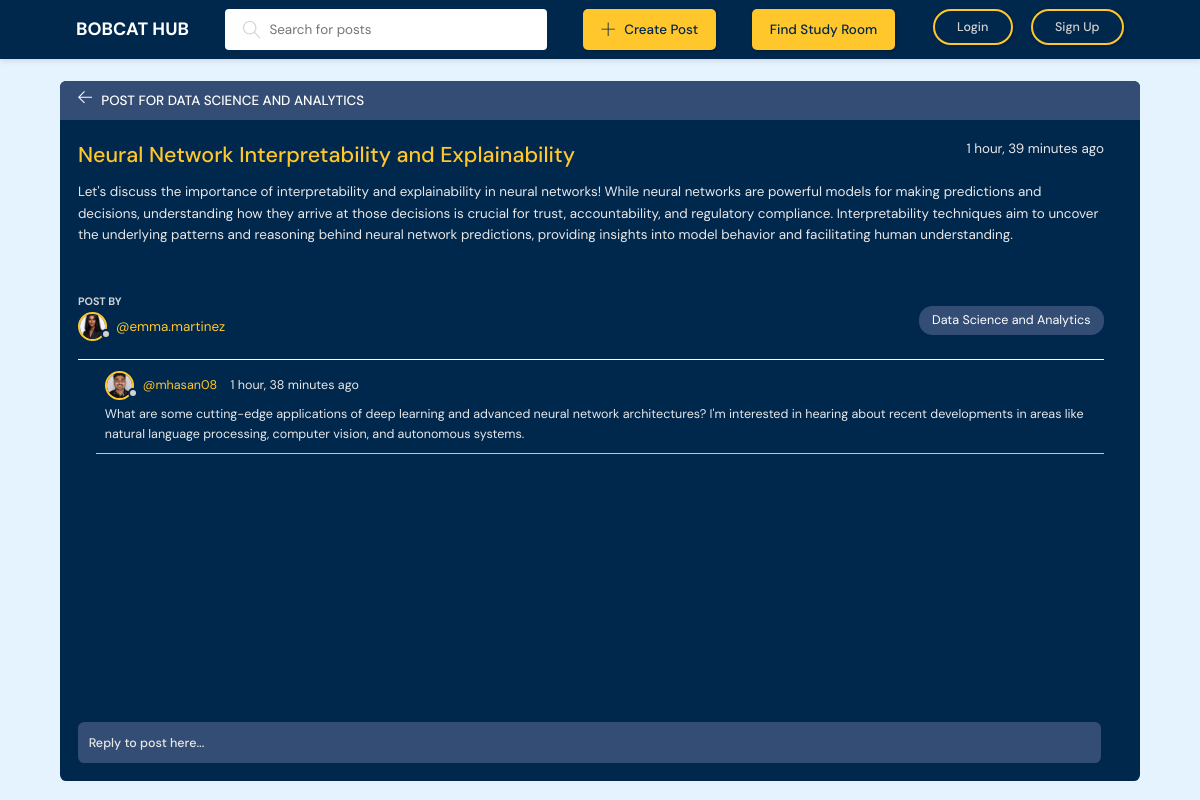
Page /room/38/ on the earlier database version.
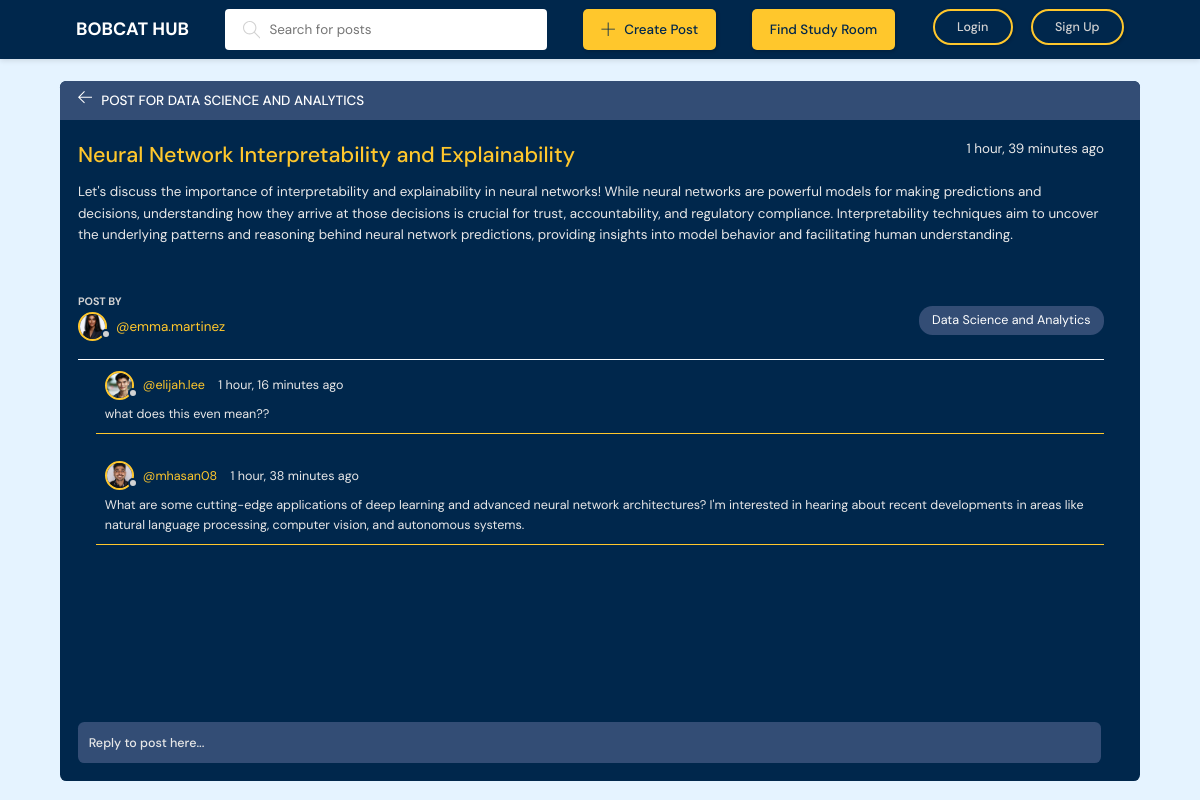
Same page on the later database version.
### base/models.py (models this page shows, shortened)
class Room(models.Model):
    host = models.ForeignKey(User, on_delete=models.SET_NULL, null=True)
    topic = models.ForeignKey(Topic, on_delete=models.SET_NULL, null=True)
    name = models.CharField(max_length=200)
    description = models.TextField(null=True, blank=True)
    participants = models.ManyToManyField(User, related_name='participants', blank=True)
    upvotes = models.ManyToManyField(User, related_name='room_upvotes', blank=True)
    downvotes = models.ManyToManyField(User, related_name='room_downvotes', blank=True)
    updated = models.DateTimeField(auto_now=True)
    created = models.DateTimeField(auto_now_add=True)
    class Meta:
        ordering = ['-updated', '-created']

class Topic(models.Model):
    name = models.CharField(max_length=200)
    def __str__(self):
        return self.name

class User(AbstractUser):
    name = models.CharField(max_length=200, null=True)
    email = models.EmailField(unique=True, null=True)
    bio = models.TextField(null=True)
    avatar = models.ImageField(null=True, default="avatar.svg")
    USERNAME_FIELD = 'email'
    REQUIRED_FIELDS = []
    objects = UserManager()  # Attach custom UserManager here

class Message(models.Model):
    user = models.ForeignKey(User, on_delete=models.CASCADE)
    room = models.ForeignKey(Room, on_delete=models.CASCADE)
    body = models.TextField()
    upvotes = models.IntegerField(default=0)
    downvotes = models.IntegerField(default=0)
    updated = models.DateTimeField(auto_now=True)
    created = models.DateTimeField(auto_now_add=True)
    class Meta:
        ordering = ['-updated', '-created']

### base/views.py (the view, shortened to what this page needs)
# urls.py: path('room/<str:pk>/', views.room, name="room"),
def room(request, pk):
    room = Room.objects.get(id=pk)
    room_messages = room.message_set.all()
    participants = room.participants.all()
    context = {'room': room, 'room_messages': room_messages,
               'participants': participants}
    return render(request, 'base/room.html', context)

### base/templates/base/room.html (shortened to what this page needs)
{% extends 'main.html' %} {% block content %}
<main class="profile-page layout layout--2">
  <div class="container">
    <div class="room">
      <div class="room__top">
        <div class="room__topLeft">
          <a href="{% url 'home' %}">
            <svg version="1.1" xmlns="http://www.w3.org/2000/svg" width="32" height="32" viewBox="0 0 32 32">
              <title>arrow-left</title>
              <path
                d="M13.723 2.286l-13.723 13.714 13.719 13.714 1.616-1.611-10.96-10.96h27.625v-2.286h-27.625l10.965-10.965-1.616-1.607z"></path>
            </svg>
          </a>
          <h3>Post for {{room.topic}}</h3>
        </div>
      </div>
      <div class="room__box scroll">
        <div class="room__header scroll">
          <div class="room__info">
              <h3>{{ room.name }}</h3>
              <span>{{ room.created|timesince }} ago</span>
          </div>
          <div class="room__body">{{ room.description }}</div>
          <div class="room__footer">
              <div class="room__hosted">
                  <p>Post By</p>
                  <a href="{% url 'user-profile' room.host.id %}" class="room__author">
                      <div class="avatar avatar--small">
                          <img src="{{ room.host.avatar.url }}" alt="Avatar">
                      </div>
                      <span>@{{ room.host.username }}</span>
                  </a>
              </div>
              <span class="room__topics">{{ room.topic }}</span>
          </div>
      </div>
        <div class="room__conversation">
          <div class="threads scroll">
            {% for message in room_messages %}
            <div class="thread">
              <div class="thread__top">
                <div class="thread__author">
                  <a href="{% url 'user-profile' message.user.id %}" class="thread__authorInfo">
                    <div class="avatar avatar--small">
                      <img src="{{message.user.avatar.url}}" />
                    </div>
                    <span>@{{message.user.username}}</span>
                  </a>
                  <span class="thread__date">{{message.created|timesince}} ago</span>
                </div>
              </div>
              <div class="thread__details">{{message.body}}</div>
            </div>
            {% endfor %}
          </div>
        </div>
      </div>
      <div class="room__message">
        <form action="" method="POST">
          <input name="body" placeholder="Reply to post here..." />
        </form>
      </div>
    </div>
  </div>
</main>
{% endblock content %}

### templates/main.html (shortened to what this page needs)
<!DOCTYPE html>
{% load static %}
<html lang="en">
  <head>
    <link rel="stylesheet" type="text/css" href="{% static 'styles/style.css' %}" />
    <link rel="stylesheet" href="https://unpkg.com/leaflet@1.9.4/dist/leaflet.css"
/>
    <link rel="stylesheet" href="https://unpkg.com/leaflet-easybutton/src/easy-button.css">
    <link rel="stylesheet" href="https://maxcdn.bootstrapcdn.com/font-awesome/4.7.0/css/font-awesome.min.css">
  </head>
  <body>
    {% include 'navbar.html' %}
    {% block content %} {% endblock %}
  </body>
</html>

### templates/navbar.html (shortened to what this page needs)
{% load static %}
<header class="header header--loggedIn">
  <div class="container">
    <div class="header_top_elements">
      <a href="{% url 'home' %}" class="header__logo">
        <h1>BOBCAT HUB</h1>
      </a>
      <form class="header__search" method="GET" action="{% url 'home' %}">
        <label>
          <input name="q" placeholder="Search for posts"/>
        </label>
      </form>
      <a class="btn btn--main" href="{% url 'create-room' %}">
        <svg version="1.1" xmlns="http://www.w3.org/2000/svg" width="32" height="32" viewBox="0 0 32 32">
          <title>add</title>
          <path d="M16.943 0.943h-1.885v14.115h-14.115v1.885h14.115v14.115h1.885v-14.115h14.115v-1.885h-14.115v-14.115z"></path>
        </svg>
        Create Post
      </a>
      <a class="btn btn--main" href="{% url 'study-room' %}">
        Find Study Room
      </a>
      <nav class="header__menu">
        {% if request.user.is_authenticated %}
        <div class="header__user">
          <a href="{% url 'user-profile' pk=request.user.pk %}">
            <div class="avatar avatar--medium active">
              <img src="{{request.user.avatar.url}}" />
            </div>
            <p>{{request.user.name}} <span>@{{request.user.username}}</span></p>
          </a>
          <button class="dropdown-button">
            <svg version="1.1" xmlns="http://www.w3.org/2000/svg" width="32" height="32" viewBox="0 0 32 32">
              <title>chevron-down</title>
              <path d="M16 21l-13-13h-3l16 16 16-16h-3l-13 13z"></path>
            </svg>
          </button>
        </div>
        {% else %}
        <div class="header__user">
          <a href="{% url 'login' %}" class="btn btn--main btn--pill">Login</a>
          <a href="{% url 'register' %}" class="btn btn--main btn--pill">Sign Up</a>
        </div>
        {% endif %}
      </nav>
    </div>
  </div>
</header>

Differences in the rows shown:
added Message: user.avatar (picture), user.username "elijah.lee", created "1 hour, 16 minutes", body "what does this even mean??"
